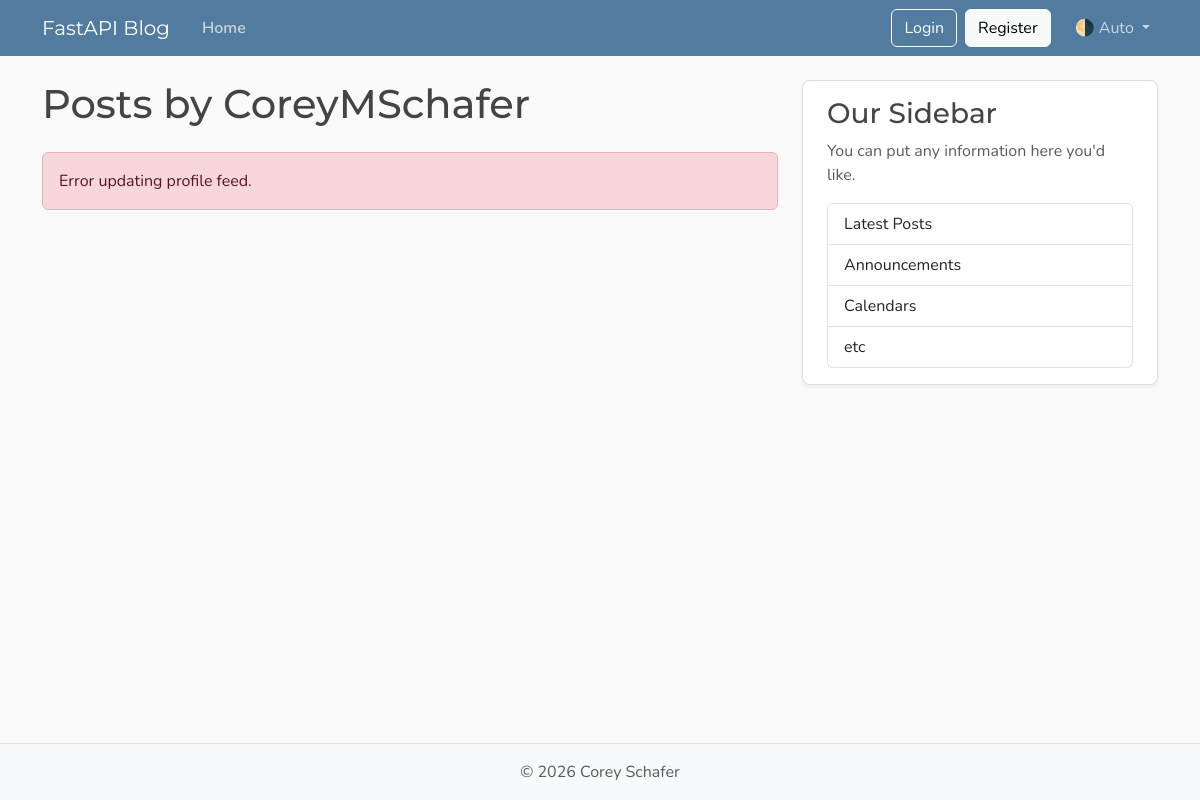
Before: /users/1/posts with the older database file.
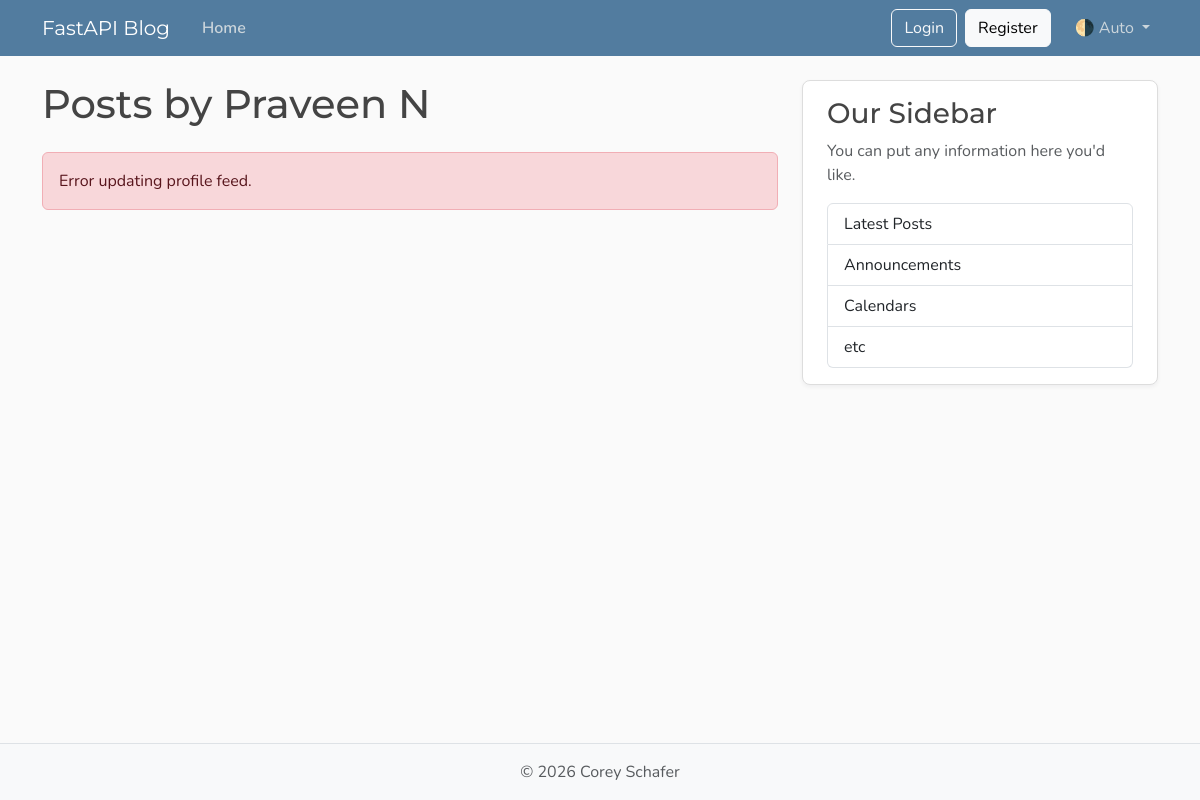
After: the same page with the newer database file.
### models.py (models this page shows, shortened)
class User(Base):
    __tablename__ = "users"
    id: Mapped[int] = mapped_column(Integer, primary_key=True, index=True)
    username: Mapped[str] = mapped_column(String(50), unique=True, nullable=False)
    email: Mapped[str] = mapped_column(String(120), unique=True, nullable=False)
    password_hash: Mapped[str] = mapped_column(String(200), nullable=False)
    image_file: Mapped[str | None] = mapped_column(String(200), nullable=True, default=None)
    posts: Mapped[list[Post]] = relationship(
        back_populates="author",
        cascade="all, delete-orphan"
    )
    reset_tokens: Mapped[list[PasswordResetToken]] = relationship(
        back_populates="user",
        cascade="all, delete-orphan",
    )

### main.py (the view)
@app.get(
    "/users/{user_id}/posts",
    include_in_schema=False,
    name="user_posts",
)
async def user_posts_page(
    request: Request,
    user_id: int,
    db: Annotated[AsyncSession, Depends(get_db)],
):
    user = (
        await db.execute(
            select(models.User).where(models.User.id == user_id)
        )
    ).scalars().first()
    if not user:
        raise HTTPException(
            status_code=status.HTTP_404_NOT_FOUND,
            detail="User not found",
        )
    return templates.TemplateResponse(
        request=request,
        name="user_posts.html",
        context={
            "user": user,
            "title": f"{user.username}'s Posts",
        },
    )

### templates/user_posts.html (shortened to what this page needs)
{% extends "layout.html" %}
{% block content %}
    <h1 class="mb-4">Posts by {{ user.username if user else "User" }}</h1>
    <div id="postsContainer"></div>
{% endblock content %}

### templates/layout.html (shortened to what this page needs)
<!DOCTYPE html>
<html lang="en">
<head>
    <link href="https://cdn.jsdelivr.net/npm/bootstrap@5.3.3/dist/css/bootstrap.min.css" rel="stylesheet">
    <link rel="stylesheet" type="text/css" href="{{ url_for('static', path='css/main.css') }}">
</head>
<body class="d-flex flex-column min-vh-100">
<header class="site-header">
    <nav class="navbar navbar-expand-md bg-steel fixed-top" data-bs-theme="dark">
        <div class="container">
            <a class="navbar-brand me-4" href="{{ url_for('home') }}">FastAPI Blog</a>
            <div class="collapse navbar-collapse" id="navbarToggle">
                <div class="navbar-nav me-auto">
                    <a class="nav-link active" href="{{ url_for('home') }}">Home</a>
                </div>
                <div class="navbar-nav">
                    <div id="authNav" class="d-flex align-items-center flex-column flex-md-row">
                    </div>
                    <div class="nav-item dropdown">
                        <a class="nav-link dropdown-toggle" href="#" role="button" id="bd-theme" data-bs-toggle="dropdown">
                            <span id="bd-theme-text">🌗 Auto</span>
                        </a>
                    </div>
                </div>
            </div>
        </div>
    </nav>
</header>
<main role="main" class="container">
    <div class="row">
        <div class="col-md-8">
            {% block content %}
            {% endblock content %}
        </div>
        <aside class="col-md-4">
            <div class="content-section py-3 px-4 mb-4">
                <h3>Our Sidebar</h3>
                <p class="text-body-secondary">You can put any information here you'd like.</p>
                <ul class="list-group">
                    <li class="list-group-item">Latest Posts</li>
                    <li class="list-group-item">Announcements</li>
                    <li class="list-group-item">Calendars</li>
                    <li class="list-group-item">etc</li>
                </ul>
            </div>
        </aside>
    </div>
</main>
<footer class="mt-auto py-3 bg-body-tertiary border-top">
    <div class="container text-center">
        <p class="text-body-secondary mb-0">© <span id="year"></span> Corey Schafer</p>
    </div>
</footer>
</body>
</html>

### static/css/main.css (style rules this page uses)
:root { --font-heading: "Montserrat", system-ui, -apple-system, BlinkMacSystemFont, sans-serif; --font-body: "Nunito", system-ui, -apple-system, BlinkMacSystemFont, sans-serif; --color-bg-body: #fafafa; --color-bg-content: #ffffff; --color-text-primary: #333333; --color-text-heading: #444444; --color-steel: #527c9f; --color-nav-link: #cbd5db; --color-nav-link-hover: #ffffff; --color-link-hover: #428bca; --color-border: #dddddd; --color-border-light: #e3e3e3; --spacing-xl: 5rem; --article-img-size: 4rem; --account-img-size: 7.813rem; }
body { font-family: var(--font-body); background: var(--color-bg-body); color: var(--color-text-primary); }
main { padding-top: var(--spacing-xl); }
h1, h2, h3, h4, h5, h6 { font-family: var(--font-heading); color: var(--color-text-heading); }
.navbar-brand { font-family: var(--font-heading); }
a { text-decoration: none; }
.bg-steel { background-color: var(--color-steel); }
.site-header .navbar-nav .nav-link { color: var(--color-nav-link); transition: color 0.2s ease-in-out; }
.site-header .navbar-nav .nav-link.active { font-weight: 600; }
.content-section { background: var(--color-bg-content); border: 1px solid var(--color-border); border-radius: 0.5rem; box-shadow: 0 2px 4px rgba(15, 23, 42, 0.05); transition: box-shadow 0.15s ease, transform 0.15s ease, border-color 0.15s ease; }
[data-bs-theme="dark"] { --color-bg-body: #1a1a1a; --color-bg-content: #2d2d2d; --color-text-primary: #e0e0e0; --color-text-heading: #f0f0f0; --color-border: #404040; --color-border-light: #4a4a4a; }

Changed rows visible on the page:
changed User: username "CoreyMSchafer" → "Praveen N"
